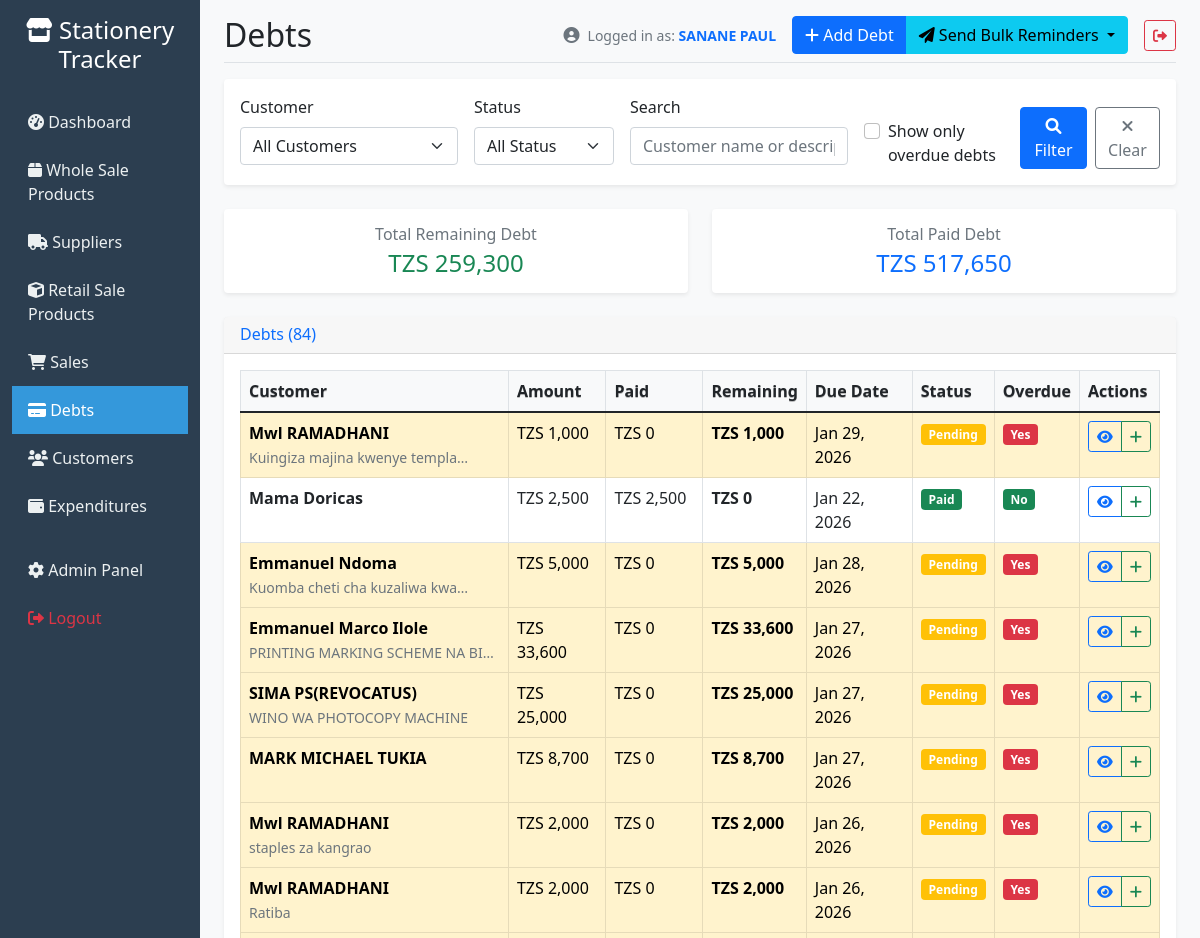
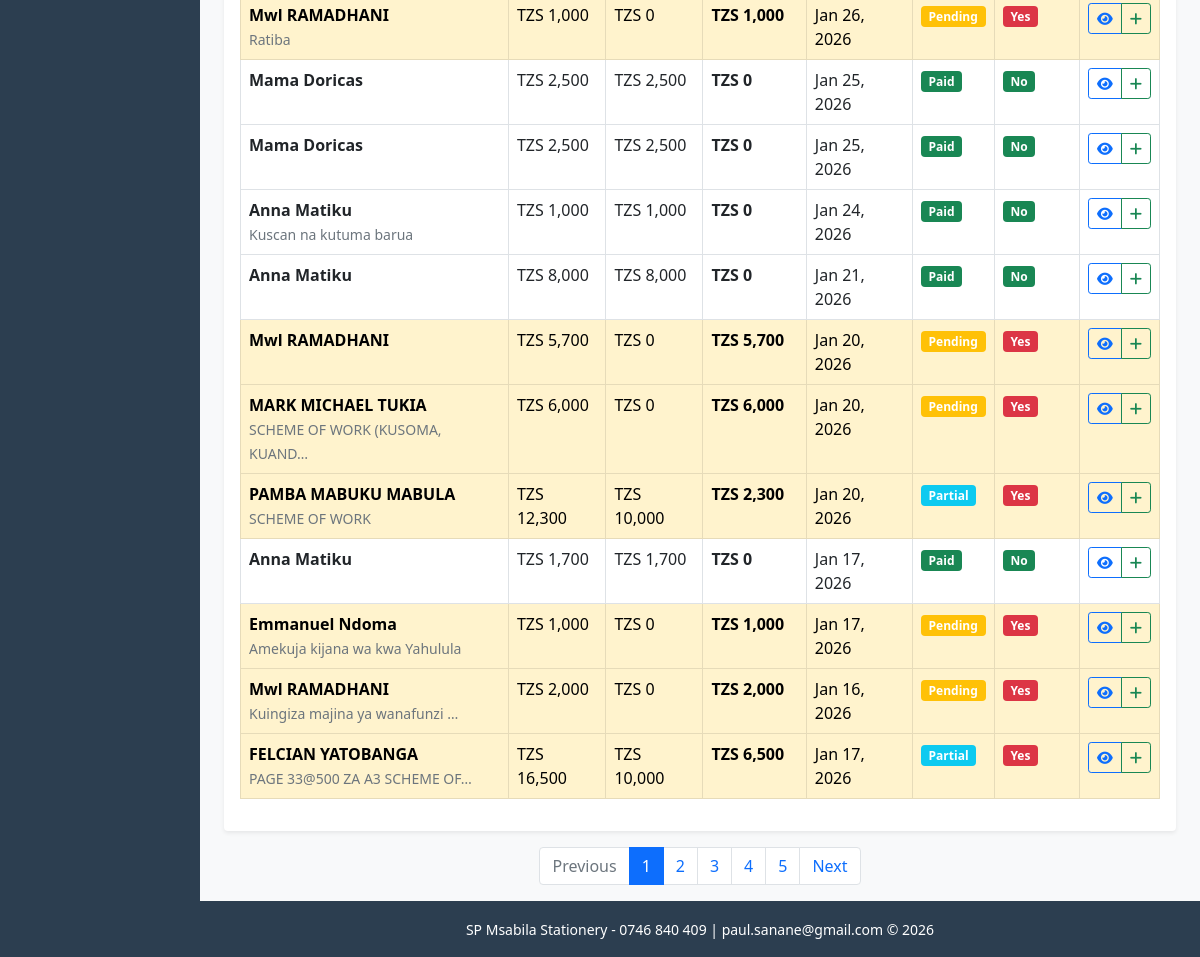
Before: /debts/ (signed in) with the older database file (2 pictures, top to bottom).
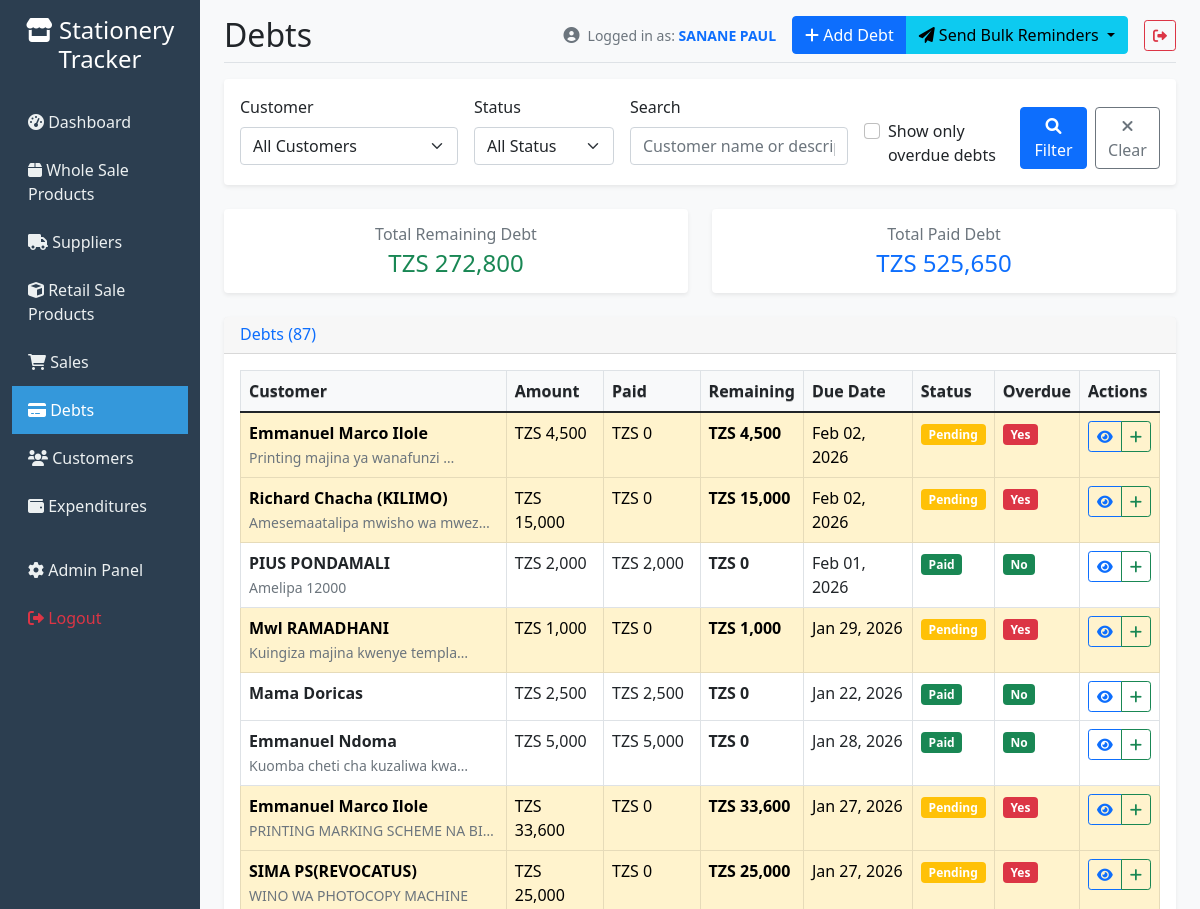
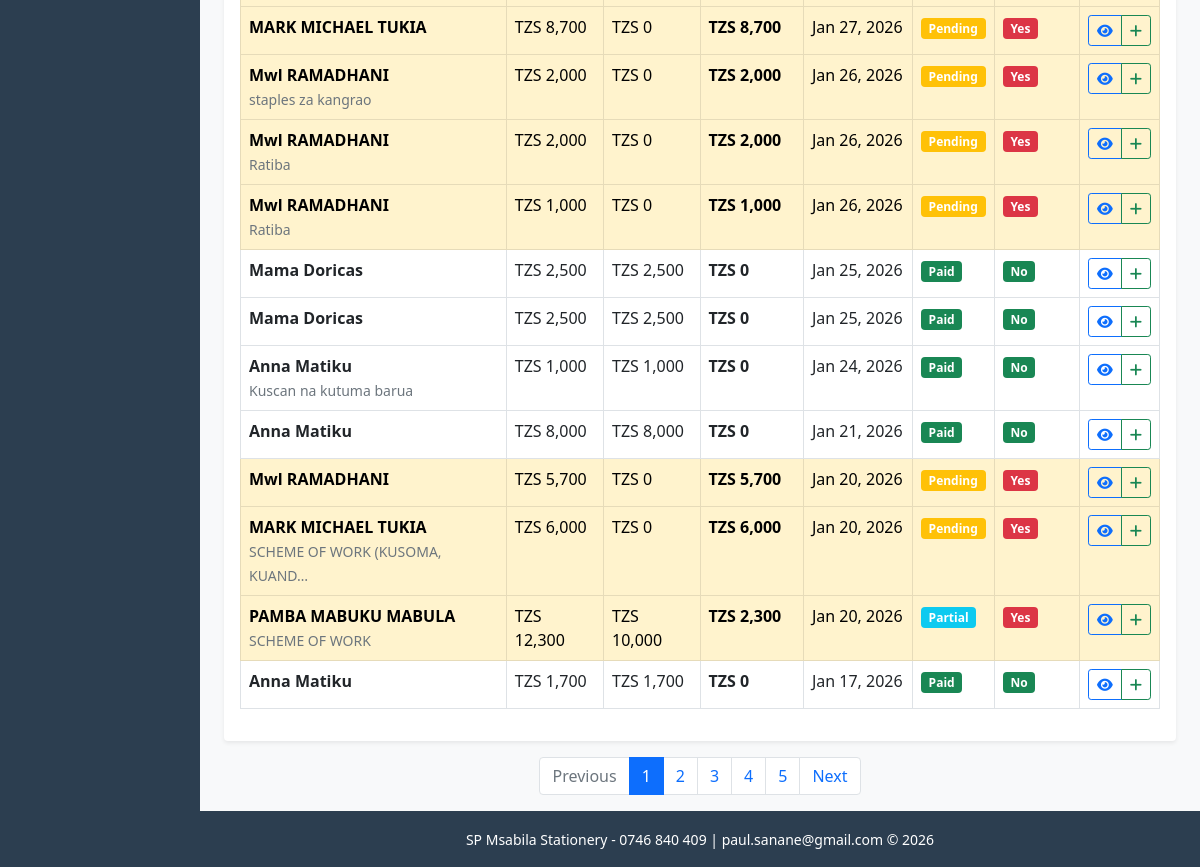
After: the same page with the newer database file (2 pictures, top to bottom).
### tracker/models.py (models this page shows, shortened)
class Debt(models.Model):
    STATUS_CHOICES = [
        ('pending', 'Pending'),
        ('partial', 'Partially Paid'),
        ('paid', 'Paid'),
        ('overdue', 'Overdue'),
    ]
    customer = models.ForeignKey(Customer, on_delete=models.CASCADE, related_name='debts')
    sale = models.ForeignKey(Sale, on_delete=models.SET_NULL, related_name='debts', null=True, blank=True)
    created_by = models.ForeignKey(User, on_delete=models.SET_NULL, null=True, blank=True)
    item = models.ForeignKey(StationeryItem, on_delete=models.PROTECT, related_name='debts')
    quantity = models.PositiveIntegerField(default=1)
    amount = models.DecimalField(max_digits=10, decimal_places=2, validators=[MinValueValidator(Decimal('0.01'))])
    paid_amount = models.DecimalField(max_digits=10, decimal_places=2, default=0)
    due_date = models.DateField()
    status = models.CharField(max_length=20, choices=STATUS_CHOICES, default='pending')
    description = models.TextField(blank=True)
    created_at = models.DateTimeField(auto_now_add=True)
    updated_at = models.DateTimeField(auto_now=True)
    class Meta:
        ordering = ['-created_at']
    @property
    def remaining_amount(self):
        return self.amount - self.paid_amount
    @property
    def is_overdue(self):
        from django.utils import timezone
        return self.due_date < timezone.now().date() and self.status != 'paid'

class Customer(models.Model):
    name = models.CharField(max_length=200)
    email = models.EmailField(blank=True)
    phone = models.CharField(max_length=20, blank=True)
    address = models.TextField(blank=True)
    created_at = models.DateTimeField(auto_now_add=True)
    is_active = models.BooleanField(default=True)
    class Meta:
        ordering = ['name']

### tracker/views.py (the view, shortened to what this page needs)
# urls.py: path('debts/', views.debts_list, name='debts_list'),
@login_required
def debts_list(request):
    debts = Debt.objects.select_related('customer').order_by('-created_at')
    status = request.GET.get('status')
    customer_id = request.GET.get('customer')
    if customer_id:
        debts = debts.filter(customer_id=customer_id)
    overdue_only = request.GET.get('overdue')
    if overdue_only:
        debts = debts.filter(due_date__lt=timezone.now().date(), status__in=['pending', 'partial'])
    search_query = request.GET.get('search')
    customers = Customer.objects.filter(is_active=True).order_by('name')
    totals = debts.aggregate(
        total_amount=Sum('amount'),
        total_paid=Sum('paid_amount')
    )
    total_amount = totals['total_amount'] or Decimal('0')
    total_paid = totals['total_paid'] or Decimal('0')
    total_remaining = total_amount - total_paid
    page = request.GET.get('page')
    paginator = Paginator(debts, 20)
    page_obj = paginator.get_page(page)
    context = {
        'debts': page_obj,
        'customers': customers,
        'selected_status': status,
        'selected_customer': customer_id,
        'overdue_only': overdue_only,
        'search_query': search_query,
        'total_paid': total_paid,
        'total_remaining': total_remaining,
        'paginator': paginator,
        'page_obj': page_obj,
    }
    return render(request, 'tracker/debts_list.html', context)

### tracker/templatetags/querystring.py (called while the page is built)
@register.simple_tag(takes_context=True)
def url_replace(context, field, value):
    request = context.get('request')
    if not request:
        return ''
    params = request.GET.copy()
    if value in (None, '', 'None'):
        params.pop(field, None)
    else:
        params[field] = value
    return params.urlencode()

### templates/tracker/debts_list.html (shortened to what the changed rows need)
{% extends 'base.html' %}
{% load humanize querystring %}
{% block page_title %}Debts{% endblock %}
{% block content %}
<div class="row mb-4">
    <div class="col-md-6">
        <div class="card border-success">
            <div class="card-body text-center">
                <h6 class="text-muted mb-1">Total Remaining Debt</h6>
                <h4 class="text-success mb-0">TZS {{ total_remaining|floatformat:0|intcomma }}</h4>
            </div>
        </div>
    </div>
    <div class="col-md-6">
        <div class="card border-primary">
            <div class="card-body text-center">
                <h6 class="text-muted mb-1">Total Paid Debt</h6>
                <h4 class="text-primary mb-0">TZS {{ total_paid|floatformat:0|intcomma }}</h4>
            </div>
        </div>
    </div>
</div>
<div class="card">
    <div class="card-header">
        <h6 class="m-0 font-weight-bold text-primary">Debts ({{ debts.paginator.count }})</h6>
    </div>
    <div class="card-body">
        {% if debts %}
            <div class="table-responsive">
                <table class="table table-bordered table-hover">
                    <thead>
                        <tr>
                            <th>Customer</th>
                            <th>Amount</th>
                            <th>Paid</th>
                            <th>Remaining</th>
                            <th>Due Date</th>
                            <th>Status</th>
                            <th>Overdue</th>
                            <th>Actions</th>
                        </tr>
                    </thead>
                    <tbody>
                        {% for debt in debts %}
                        <tr class="{% if debt.is_overdue %}table-warning{% endif %}">
                            <td>
                                <strong>{{ debt.customer.name }}</strong>
                                {% if debt.description %}
                                    <br><small class="text-muted">{{ debt.description|truncatechars:30 }}</small>
                                {% endif %}
                            </td>
                            <td>TZS {{ debt.amount|floatformat:0 |intcomma }}</td>
                            <td>TZS {{ debt.paid_amount|floatformat:0 |intcomma}}</td>
                            <td><strong>TZS {{ debt.remaining_amount|floatformat:0 |intcomma}}</strong></td>
                            <td>{{ debt.due_date|date:"M d, Y" }}</td>
                            <td>
                                {% if debt.status == 'pending' %}
                                    <span class="badge bg-warning">Pending</span>
                                {% elif debt.status == 'partial' %}
                                    <span class="badge bg-info">Partial</span>
                                {% elif debt.status == 'paid' %}
                                    <span class="badge bg-success">Paid</span>
                                {% elif debt.status == 'overdue' %}
                                    <span class="badge bg-danger">Overdue</span>
                                {% endif %}
                            </td>
                            <td>
                                {% if debt.is_overdue %}
                                    <span class="badge bg-danger">Yes</span>
                                {% else %}
                                    <span class="badge bg-success">No</span>
                                {% endif %}
                            </td>
                            <td>
                                <div class="btn-group btn-group-sm" role="group">
                                    <a href="{% url 'debt_detail' debt.pk %}" class="btn btn-outline-primary">
                                        <i class="fas fa-eye"></i>
                                    </a>
                                    <a href="{% url 'add_payment' debt.pk %}" class="btn btn-outline-success">
                                        <i class="fas fa-plus"></i>
                                    </a>
                                </div>
                            </td>
                        </tr>
                        {% endfor %}
                    </tbody>
                </table>
            </div>
        {% endif %}
    </div>
</div>
{% if page_obj.has_other_pages %}
<nav aria-label="Debts pagination" class="mt-3">
    <ul class="pagination justify-content-center">
        {% for num in page_obj.paginator.page_range %}
            {% if num == page_obj.number %}
                <li class="page-item active"><span class="page-link">{{ num }}</span></li>
            {% else %}
                <li class="page-item"><a class="page-link" href="?{% url_replace 'page' num %}">{{ num }}</a></li>
            {% endif %}
        {% endfor %}
    </ul>
</nav>
{% endif %}
{% endblock %}

Changed rows visible on the page:
no longer on this page (row edited): Debt: customer.name "Emmanuel Ndoma", description "Amekuja kijana wa kwa Yahulula", amount "1,000", paid_amount "0", remaining_amount "1,000", due_date "Jan 17, 2026", status "Pending"
no longer on this page (row unchanged): Debt: customer.name "Mwl RAMADHANI", description "Kuingiza majina ya wanafunzi …", amount "2,000", paid_amount "0", remaining_amount "2,000", due_date "Jan 16, 2026", status "Pending"
no longer on this page (row unchanged): Debt: customer.name "FELCIAN YATOBANGA", description "PAGE 33@500 ZA A3 SCHEME OF…", amount "16,500", paid_amount "10,000", remaining_amount "6,500", due_date "Jan 17, 2026", status "Partial"
added Debt: customer.name "Emmanuel Marco Ilole", description "Printing majina ya wanafunzi …", amount "4,500", paid_amount "0", remaining_amount "4,500", due_date "Feb 02, 2026", status "Pending"
added Debt: customer.name "Richard Chacha (KILIMO)", description "Amesemaatalipa mwisho wa mwez…", amount "15,000", paid_amount "0", remaining_amount "15,000", due_date "Feb 02, 2026", status "Pending"
added Debt: customer.name "PIUS PONDAMALI", description "Amelipa 12000", amount "2,000", paid_amount "2,000", remaining_amount "0", due_date "Feb 01, 2026", status "Paid"
changed Debt "Jan 28, 2026": paid_amount "0" → "5,000"; remaining_amount "5,000" → "0"; status "Pending Yes" → "Paid No"
Other visible differences:
{{ total_remaining|floatformat:0|intcomma }}: "259,300" → "272,800"
{{ total_paid|floatformat:0|intcomma }}: "517,650" → "525,650"
{{ debts.paginator.count }}: "84" → "87"
